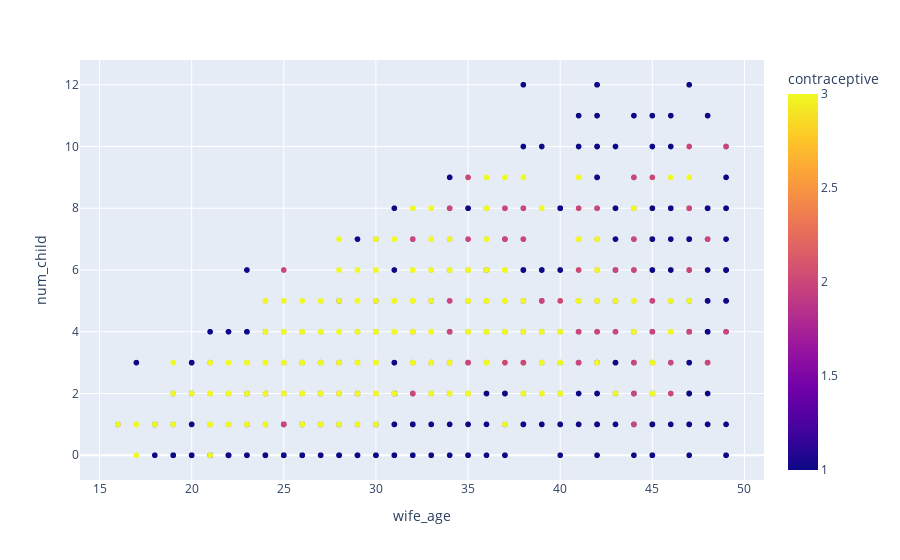

Notebook source saved alongside this figure:
### Markdown cell above
#### Bivariate analysis of Age and Number of children

### Code cell
px.scatter(data, x = "wife_age", y = "num_child", color="contraceptive")

### Figure 1 — Plotly figure (JSON) as saved in the notebook; plotly's stock layout.template omitted (floating-point values rounded to 4 significant figures; data arrays with more than 128 entries replaced by an {"elided": "..."} marker saying what was removed)
{"data": [{"hoverlabel": {"namelength": 0}, "hovertemplate": "wife_age=%{x}<br>num_child=%{y}<br>contraceptive=%{marker.color}", "legendgroup": "", "marker": {"color": {"elided": "1465 int values"}, "coloraxis": "coloraxis", "symbol": "circle"}, "mode": "markers", "name": "", "showlegend": false, "type": "scattergl", "x": {"elided": "1465 int values"}, "xaxis": "x", "y": {"elided": "1465 int values"}, "yaxis": "y"}], "layout": {"coloraxis": {"colorbar": {"title": {"text": "contraceptive"}}, "colorscale": [[0, "#0d0887"], [0.1111, "#46039f"], [0.2222, "#7201a8"], [0.3333, "#9c179e"], [0.4444, "#bd3786"], [0.5556, "#d8576b"], [0.6667, "#ed7953"], [0.7778, "#fb9f3a"], [0.8889, "#fdca26"], [1, "#f0f921"]]}, "legend": {"tracegroupgap": 0}, "margin": {"t": 60}, "xaxis": {"anchor": "y", "domain": [0, 1], "title": {"text": "wife_age"}}, "yaxis": {"anchor": "x", "domain": [0, 1], "title": {"text": "num_child"}}}}
